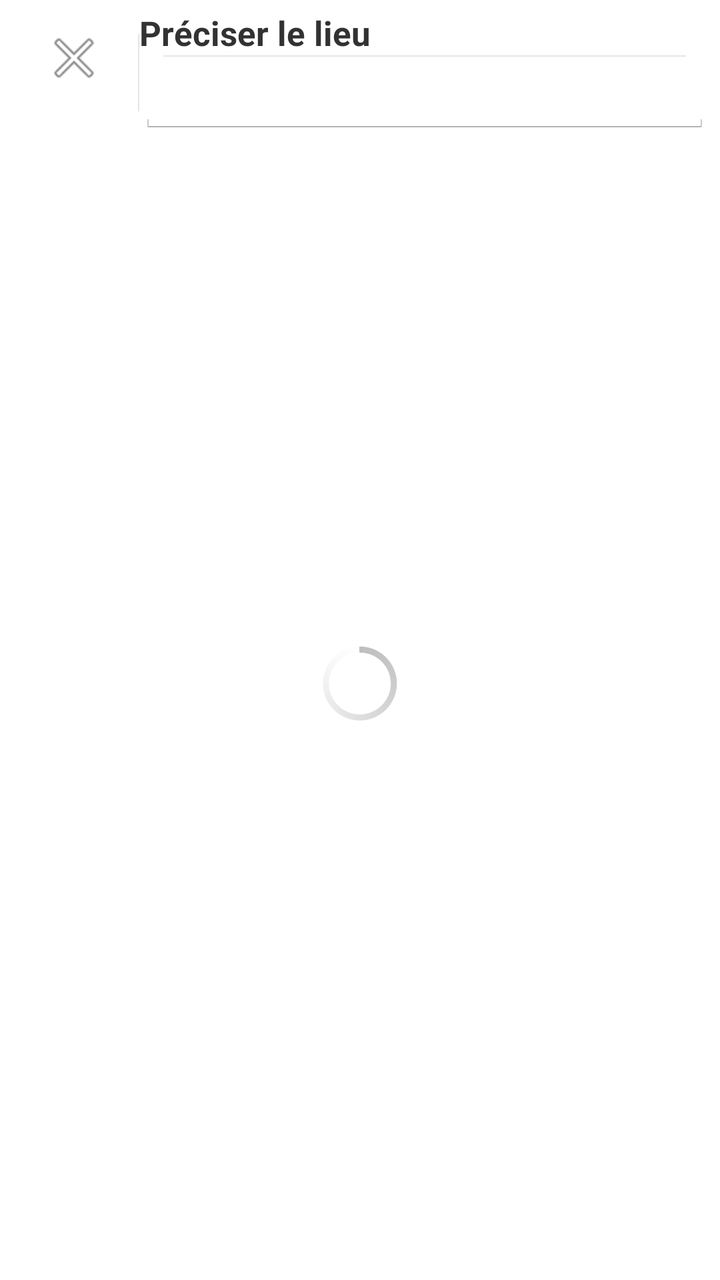
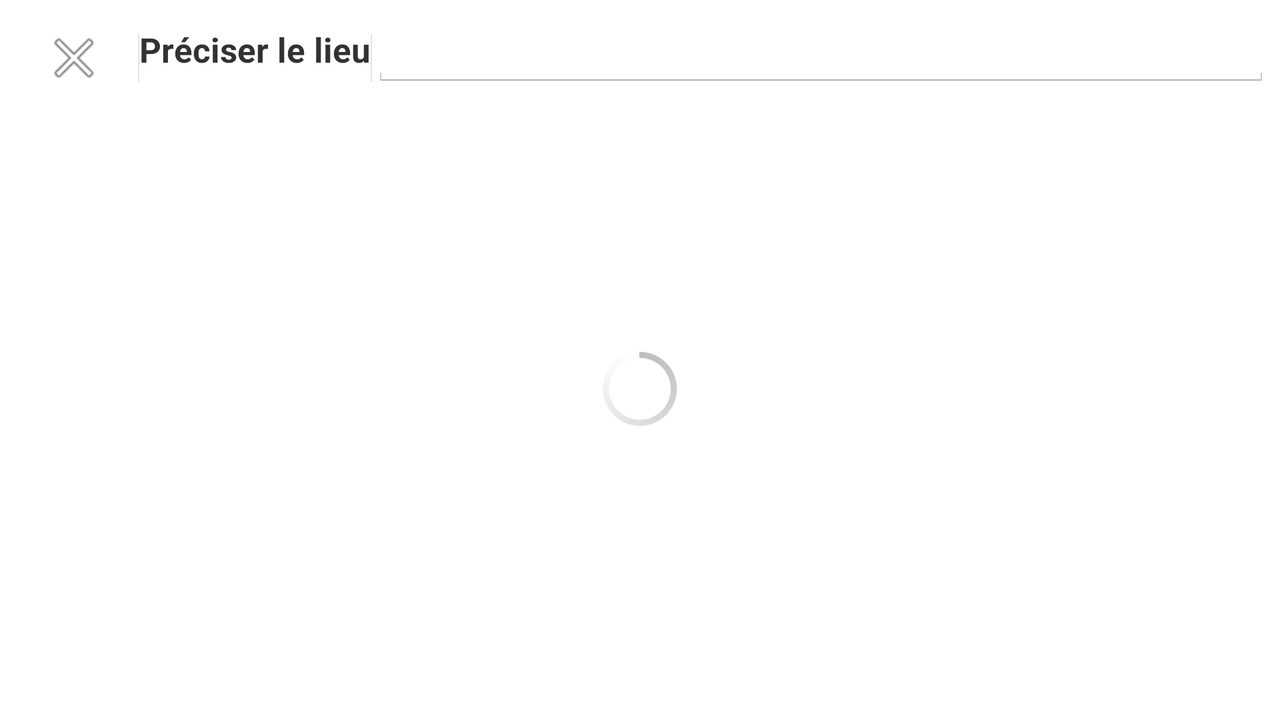

One screen, two layout resources from the same app: the default and the repository's alternative for another configuration. Each is rendered where Android would select it; the XML of both is given below.
<!-- AndroidManifest.xml: application theme AppTheme -->
<!-- res/layout/set_location.xml -->
<?xml version="1.0" encoding="utf-8"?>
<RelativeLayout xmlns:android="http://schemas.android.com/apk/res/android"
    xmlns:tools="http://schemas.android.com/tools"
    android:layout_width="match_parent"
    android:layout_height="match_parent"
    android:paddingBottom="5dp"
    android:paddingLeft="5dp"
    android:paddingRight="5dp"
    android:paddingTop="5dp"
    tools:context="gcum.gcumfisher.SetLocationActivity">

    <LinearLayout
        android:id="@+id/controls"
        style="?android:attr/buttonBarStyle"
        android:layout_width="match_parent"
        android:layout_height="wrap_content"
        android:layout_alignParentTop="true"
        android:orientation="horizontal">

        <ImageButton
            style="?android:attr/borderlessButtonStyle"
            android:layout_width="wrap_content"
            android:layout_height="wrap_content"
            android:contentDescription="@android:string/cancel"
            android:onClick="cancel"
            android:src="@android:drawable/ic_menu_close_clear_cancel" />

        <LinearLayout
            android:id="@+id/inputs"
            style="?android:attr/buttonBarStyle"
            android:layout_width="match_parent"
            android:layout_height="wrap_content"
            android:orientation="vertical">

            <TextView
                android:id="@+id/title"
                android:layout_width="wrap_content"
                android:layout_height="wrap_content"
                android:text="@string/set_location"
                android:textSize="17sp"
                android:textStyle="bold" />

            <EditText
                android:id="@+id/streetInput"
                android:layout_width="match_parent"
                android:layout_height="wrap_content"
                android:inputType="text"
                android:textStyle="bold" />
        </LinearLayout>
    </LinearLayout>

    <TextView
        android:id="@+id/status"
        android:layout_width="wrap_content"
        android:layout_height="wrap_content"
        android:layout_alignParentBottom="true"
        android:layout_marginEnd="25dp"
        android:layout_marginLeft="25dp"
        android:layout_marginRight="25dp"
        android:layout_marginStart="25dp" />

    <RelativeLayout
        android:layout_width="match_parent"
        android:layout_height="wrap_content"
        android:layout_above="@id/status"
        android:layout_below="@id/controls">

        <ListView
            android:id="@+id/streets"
            android:layout_width="match_parent"
            android:layout_height="match_parent" />

        <ProgressBar
            android:id="@+id/search_street_progress"
            android:layout_width="wrap_content"
            android:layout_height="wrap_content"
            android:layout_centerInParent="true" />

    </RelativeLayout>
</RelativeLayout>
<!-- resources referenced by this layout -->
<resources>
  <string name="set_location">Préciser le lieu</string>
  <style name="AppTheme" parent="android:Theme.Holo.Light.DarkActionBar" />
</resources>
<!-- res/layout-land/set_location.xml (the repository's variant of the layout above) -->
<!-- drawn on the phone turned sideways -->
<?xml version="1.0" encoding="utf-8"?>
<RelativeLayout xmlns:android="http://schemas.android.com/apk/res/android"
    xmlns:tools="http://schemas.android.com/tools"
    android:layout_width="match_parent"
    android:layout_height="match_parent"
    android:paddingBottom="5dp"
    android:paddingLeft="5dp"
    android:paddingRight="5dp"
    android:paddingTop="5dp"
    tools:context="gcum.gcumfisher.SetLocationActivity">

    <LinearLayout
        android:id="@+id/controls"
        style="?android:attr/buttonBarStyle"
        android:layout_width="match_parent"
        android:layout_height="wrap_content"
        android:layout_alignParentTop="true"
        android:orientation="horizontal">

        <ImageButton
            style="?android:attr/borderlessButtonStyle"
            android:layout_width="wrap_content"
            android:layout_height="wrap_content"
            android:contentDescription="@android:string/cancel"
            android:onClick="cancel"
            android:src="@android:drawable/ic_menu_close_clear_cancel" />


        <TextView
            android:id="@+id/title"
            android:layout_width="wrap_content"
            android:layout_height="wrap_content"
            android:text="@string/set_location"
            android:textSize="17sp"
            android:textStyle="bold" />

        <EditText
            android:id="@+id/streetInput"
            android:layout_width="match_parent"
            android:layout_height="wrap_content"
            android:inputType="text"
            android:textStyle="bold" />
    </LinearLayout>

    <TextView
        android:id="@+id/status"
        android:layout_width="wrap_content"
        android:layout_height="wrap_content"
        android:layout_alignParentBottom="true"
        android:layout_marginEnd="25dp"
        android:layout_marginLeft="25dp"
        android:layout_marginRight="25dp"
        android:layout_marginStart="25dp" />

    <RelativeLayout
        android:layout_width="match_parent"
        android:layout_height="wrap_content"
        android:layout_above="@id/status"
        android:layout_below="@id/controls">

        <ListView
            android:id="@+id/streets"
            android:layout_width="match_parent"
            android:layout_height="match_parent" />

        <ProgressBar
            android:id="@+id/search_street_progress"
            android:layout_width="wrap_content"
            android:layout_height="wrap_content"
            android:layout_centerInParent="true" />

        <TextView
            android:id="@+id/error"
            android:layout_width="wrap_content"
            android:layout_height="wrap_content"
            android:layout_centerInParent="true"
            android:textColor="@color/error" />

    </RelativeLayout>
</RelativeLayout>
<!-- resources referenced by the variant -->
<!-- as the phone turned sideways resolves them -->
<resources>
  <color name="error">@color/red</color>
  <string name="set_location">Préciser le lieu</string>
  <style name="AppTheme" parent="android:Theme.Holo.Light.DarkActionBar" />
  <color name="red">#FF4081</color>
</resources>
